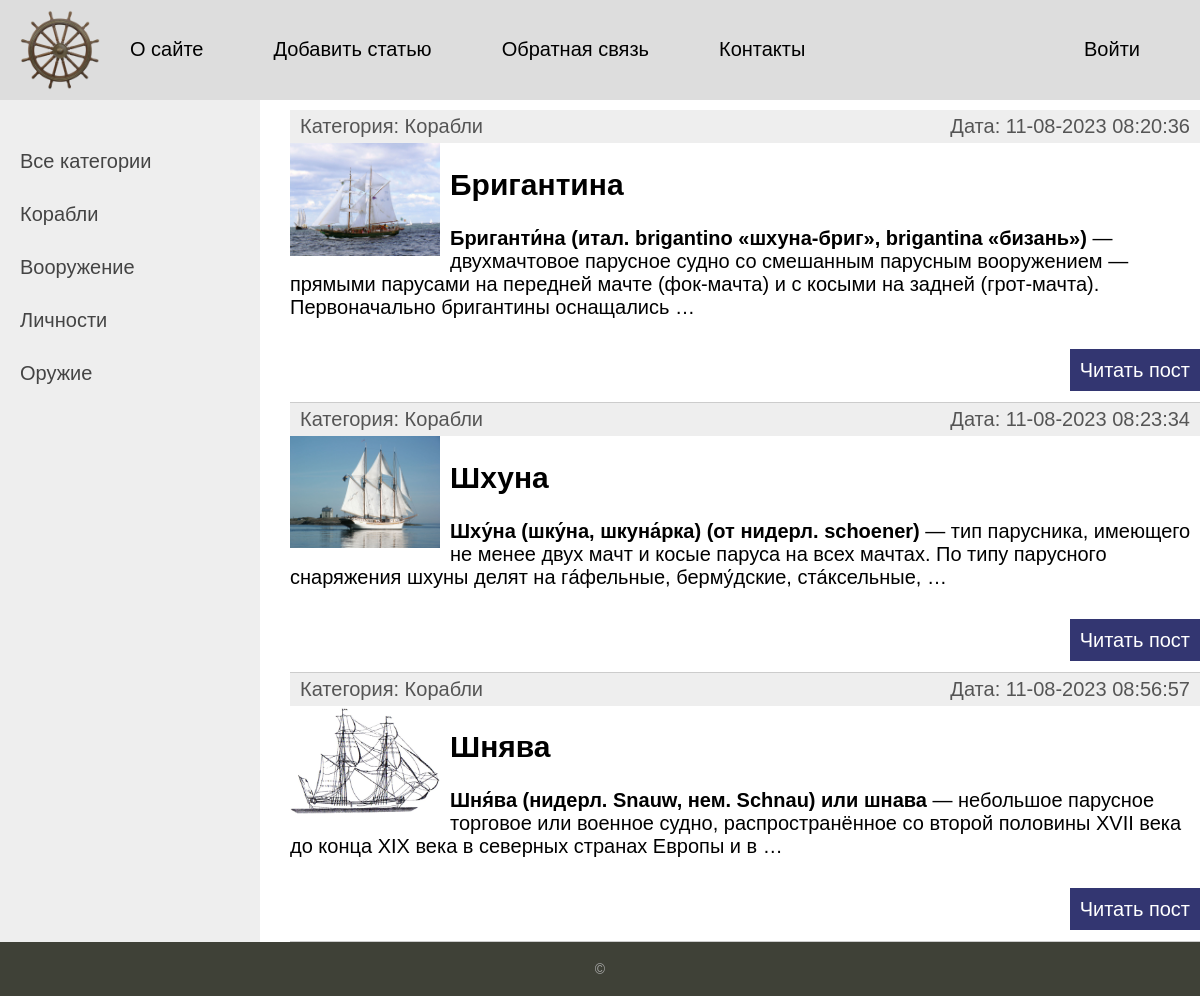
The page /category/korabli/ on the database as committed earlier.
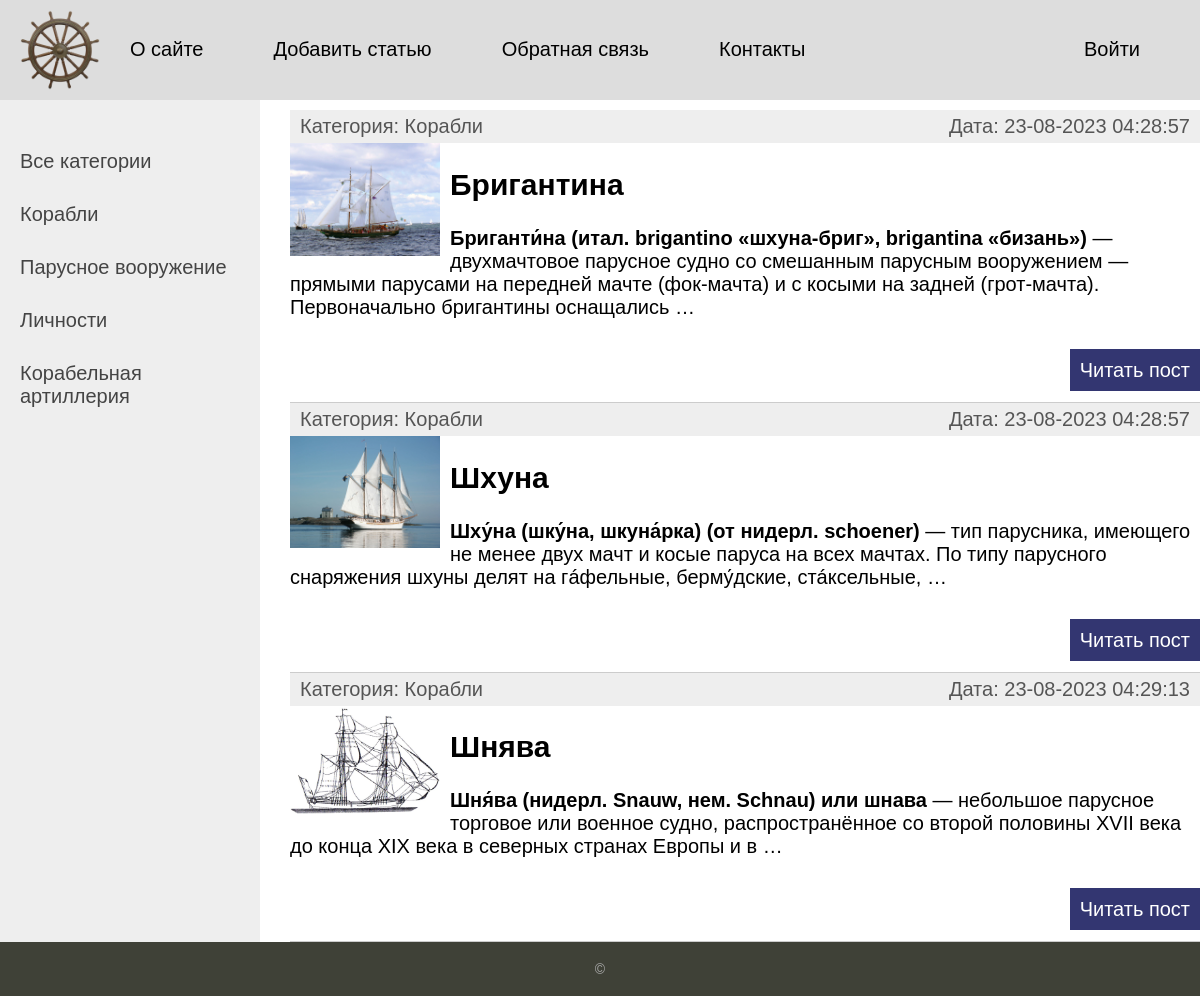
The same page on the database as committed later.
### wiki/models.py (models this page shows, shortened)
class Category (models.Model):
    name = models.CharField(max_length=100, db_index=True, verbose_name='Категория')
    slug = models.SlugField(max_length=255, unique=True, db_index=True, verbose_name="URL")
    description = models.TextField(blank=True, verbose_name='Описание категории')
    def __str__(self):
        return self.name
    def get_absolute_url(self):
        return reverse('category', kwargs={'cat_slug': self.slug})
    class Meta:
        verbose_name = 'Категорию'
        verbose_name_plural = 'Категории'
        ordering = ['id']

class Wiki(models.Model):
    title = models.CharField(max_length=255, verbose_name='Заголовок')
    slug = models.SlugField(max_length=255, unique=True, db_index=True, verbose_name="URL")
    content = models.TextField(blank=True, verbose_name='Текст статьи')
    photo = models.ImageField(upload_to="photos/%Y/%m/%d/", verbose_name='Фото')
    time_create = models.DateTimeField(auto_now_add=True, verbose_name='Время создания')
    time_update = models.DateTimeField(auto_now=True, verbose_name='Время изменения')
    is_published = models.BooleanField(default=True, verbose_name='Публикация')
    cat = models.ForeignKey('Category', on_delete=models.PROTECT, verbose_name='Категория')
    def get_absolute_url(self):
        return reverse('post', kwargs={'post_slug': self.slug})
    class Meta:
        verbose_name = 'База знаний'
        verbose_name_plural = 'База знаний'
        ordering = ['time_create', 'title']

### wiki/views.py (the view)
# urls.py: path('category/<slug:cat_slug>/', WikiCategory.as_view(), name='category'),
class WikiCategory(ListView):
    model = Wiki
    template_name = 'wiki/index.html'
    context_object_name = 'posts'
    allow_empty = False
    def get_context_data(self, *, object_list=None, **kwargs):
        context = super().get_context_data(**kwargs)
        context['menu'] = menu
        context['title'] = 'Категория: ' + str(context['posts'][0].cat)
        return context
    def get_queryset(self):
        return Wiki.objects.filter(cat__slug=self.kwargs['cat_slug'], is_published=True)

### wiki/templatetags/wiki_tags.py (called while the page is built)
@register.inclusion_tag('wiki/list_categories.html')
def show_categories(sort=None, cat_selected=0):
    if not sort:
        cats = Category.objects.all()
    else:
        cats = Category.objects.order_by(sort)
    return {'cats': cats, 'cat_selected':cat_selected}

### wiki/templates/wiki/index.html (shortened to what this page needs)
{% extends 'wiki/base.html' %}
{% block content %}
<ul class="list-articles">
		{% for p in posts %}
				<li>
					<div class="article-panel">
						<p class="first">Категория: {{ p.cat }}</p>
						<p class="last">Дата: {{ p.time_update|date:"d-m-Y H:i:s" }}</p>
					</div>
					{% if p.photo %}
						<img class="img-article-left thumb" src="{{p.photo.url}}">
					{% endif %}
					<h2>{{p.title}}</h2>
		{% autoescape off %}
		{{p.content|linebreaks|truncatewords:30}}
		{% endautoescape %}
				<p class="link-read-post"><a href="{{ p.get_absolute_url }}">Читать пост</a></p>
				</li>
		{% endfor %}
</ul>
{% endblock %}

### wiki/templates/wiki/list_categories.html
{% for c in cats %}
         <li><a href="{{ c.get_absolute_url }}">{{c.name}}</a></li>
{% endfor %}

Rows that differ between the two databases and show on the page:
changed Category: name "Вооружение" → "Парусное вооружение"
changed Category: name "Оружие" → "Корабельная артиллерия"
changed Wiki "Бригантина": time_update "11-08-2023 08:20:36" → "23-08-2023 04:28:57"
changed Wiki "Шхуна": time_update "11-08-2023 08:23:34" → "23-08-2023 04:28:57"
changed Wiki "Шнява": time_update "11-08-2023 08:56:57" → "23-08-2023 04:29:13"
